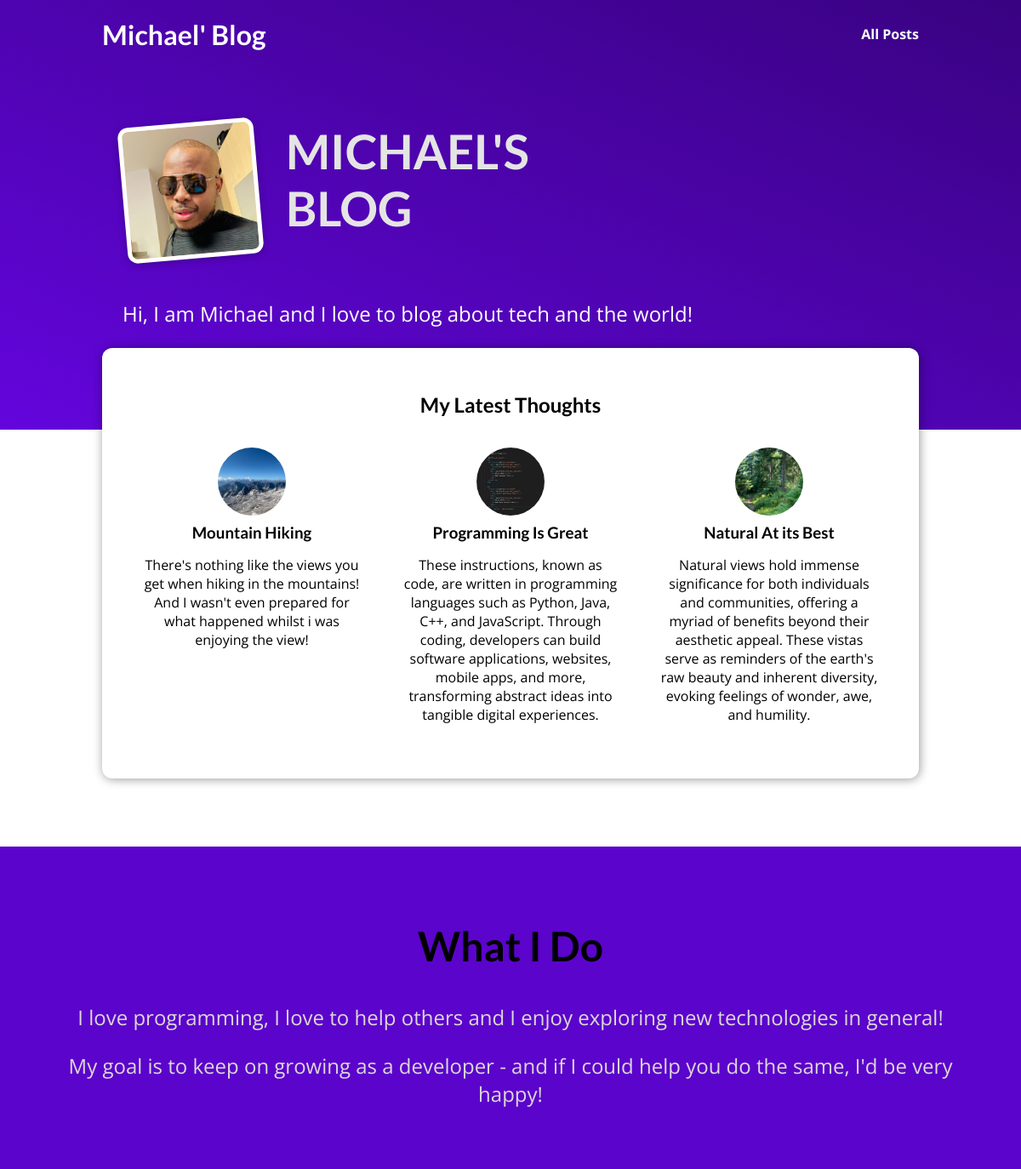
The page / on the database its author committed.
### blog/models.py (models this page shows, shortened)
class Post(models.Model):
    title = models.CharField(max_length=150)
    excerpt= models.TextField(validators =[MinLengthValidator(10)])
    image_name = models.CharField(max_length=100)
    date = models.DateField(auto_now=True)
    slug = models.SlugField(unique=True)
    content = models.TextField(validators =[MinLengthValidator(10)])
    author = models.ForeignKey(Author, on_delete=models.CASCADE, related_name="posts")
    tag = models.ManyToManyField(Tag)
    class Meta:
        db_table = "Post Details"
        verbose_name_plural = "The Post"

### blog/views.py (the view)
# urls.py: path("", views.starting_page, name="starting-page"),
def starting_page(request):
    latest_posts = Post.objects.all().order_by("-date")[:3]
    return render(request, "blog/index.html", {
        "posts":latest_posts
    })

### blog/templates/blog/index.html (shortened to what this page needs)
{% extends "base.html" %}
{% load static %}
{% block css_files %}
    <link rel="stylesheet" href="{% static 'blog/post.css' %}" />
    <link rel="stylesheet" href="{% static 'blog/index.css' %}"/>
{% endblock%}
{% block content %}
    <section id="welcome">
        <header>
            <img src="{% static 'blog/images/michael.jpeg' %}" alt="Michael - The Author of This Blog"/>
            <h2> MICHAEL'S BLOG</h2>
        </header>
        <p>Hi, I am Michael and I love to blog about tech and the world!</p>
    </section>
    <section id="latest-posts">
        <h2> My Latest Thoughts</h2>
        <ul>
            {% for post in posts %}
                {% include 'blog/includes/post.html' %}
            {% endfor %}
        </ul>
    </section>
    <section id="about">
        <h2>What I Do</h2>
        <p>I love programming, I love to help others and I enjoy exploring new technologies in general!
        </p>
        <p>
            My goal is to keep on growing as a developer - and if I could help you do the same, I'd be very happy!
        </p>
    </section>
{% endblock %}

### templates/base.html (shortened to what this page needs)
{% load static %}
<!DOCTYPE html>
<html lang="en">
<head>
    <link rel="stylesheet" href="{% static 'app.css' %}">
    {% block css_files %} {% endblock %}
</head>
<body>
    <header id="main-navigation">
        <h1> <a href="{% url 'starting-page' %}">Michael' Blog</a></h1>
        <nav>
            <a href="{% url 'posts-page' %}">All Posts</a>
        </nav>
    </header>
    {% block content %}
    {% endblock %}
</body>
</html>

### blog/templates/blog/includes/post.html
{% load static %}
<li>
    <article class="post">
        <a href="{% url 'post-detail-page' post.slug %}">
            <img src="{% static 'blog/images/'|add:post.image_name %}" alt="{{ post.title }}" />
            <div class="post__content">
                <h3>{{ post.title }}</h3>
                <p>
                    {{ post.excerpt }}
                </p>
            </div>
        </a>
    </article>
</li>

### static/app.css (style rules this page uses)
* { box-sizing: border-box; }
html { font-family: 'Open Sans', 'Lato', sans-serif; }
body { margin: 0; }
h1, h2, h3 { font-family: 'Lato', sans-serif; font-weight: bold; }
#main-navigation { width: 100%; height: 5rem; display: flex; justify-content: space-between; align-items: center; padding: 0 10%; position: absolute; top: 0; left: 0; }
#main-navigation a { text-decoration: none; color: white; font-weight: bold; }

### blog/static/blog/post.css (style rules this page uses)
.post { display: flex; flex-direction: column; align-items: center; text-align: center; }
.post a { text-decoration: none; color: black; transition: all 0.2s ease; padding: 1rem; }
.post img { width: 5rem; height: 5rem; object-fit: cover; border-radius: 50%; }
.post h3 { margin: 0.25rem 0; }

### blog/static/blog/index.css (style rules this page uses)
#welcome { background: linear-gradient(to right top, #6305dd, #390281); padding: 6rem 12%; }
#welcome header { display: flex; align-items: flex-start; margin: 3rem auto; }
#welcome img { width: 10rem; height: 10rem; object-fit: cover; object-position: top; border: 5px solid white; border-radius: 12px; background-color: #ffe1bf; transform: rotateZ(-5deg); box-shadow: 0 2px 8px rgba(0, 0, 0, 0.25); }
#welcome h2 { font-size: 3.5rem; margin: 0 0 0 2rem; color: #e4e4e4; width: 10rem; }
#welcome p { color: white; font-size: 1.5rem; }
#latest-posts { background-color: white; padding: 2rem; border-radius: 12px; width: 60rem; margin: -6rem auto 2rem auto; box-shadow: 1px 1px 12px rgba(0, 0, 0, 0.4); }
#latest-posts h2 { text-align: center; }
#latest-posts ul { list-style: none; margin: 0; padding: 0; display: flex; gap: 1rem; }
#latest-posts li { flex: 1; }
#about { text-align: center; padding: 3rem; background-color: #5b04cc; margin-top: 5rem; }
#about h2 { font-size: 3rem; }
#about p { font-size: 1.5rem; color: #ddd7d7; }

### rows shown on the page
Post: image_name (picture), title "Mountain Hiking", excerpt "There's nothing like the views you get when hiking in the mountains! And I wasn't even prepared for what happened whilst i was enjoying the view!"
Post: image_name (picture), title "Programming Is Great", excerpt "These instructions, known as code, are written in programming languages such as Python, Java, C++, and JavaScript. Through coding, developers can build software applications, websites, mobile apps, and more, transforming abstract ideas into tangible digital experiences."
Post: image_name (picture), title "Natural At its Best", excerpt "Natural views hold immense significance for both individuals and communities, offering a myriad of benefits beyond their aesthetic appeal. These vistas serve as reminders of the earth's raw beauty and inherent diversity, evoking feelings of wonder, awe, and humility."
